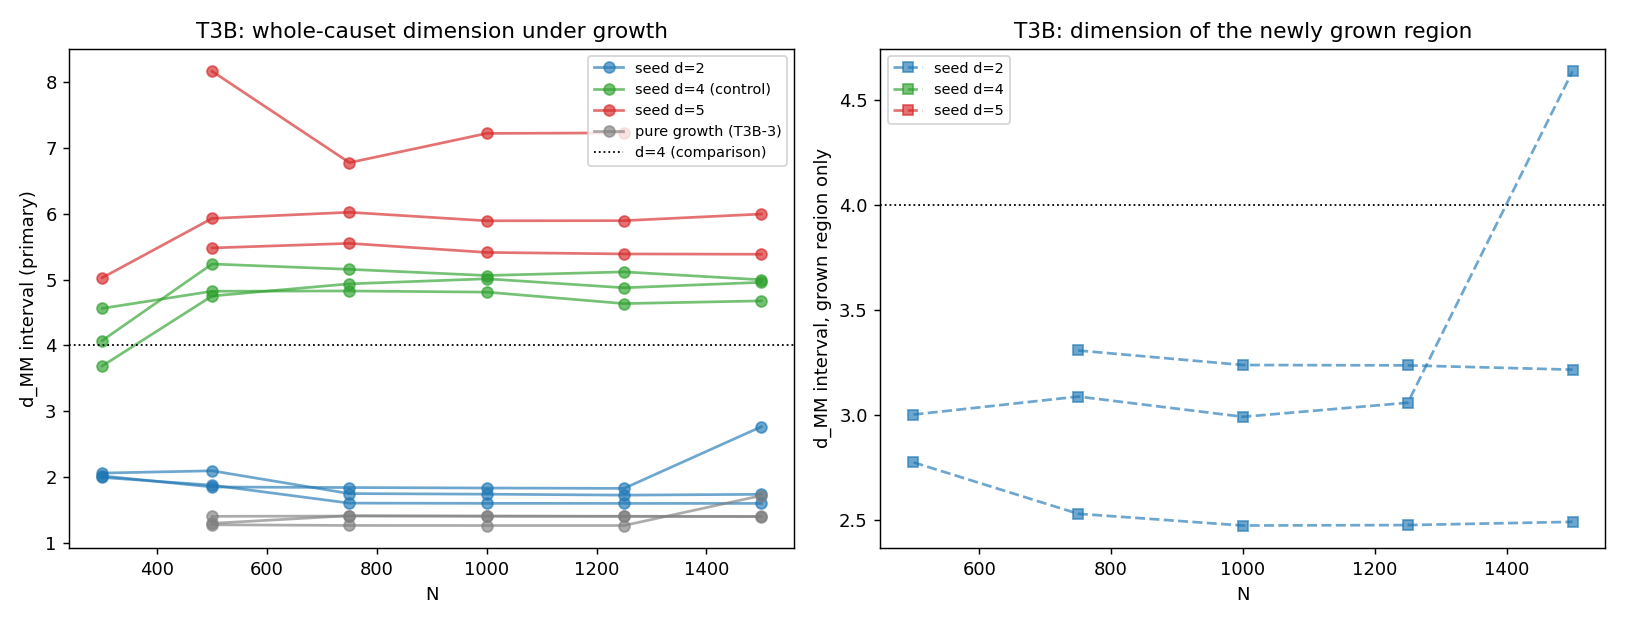

Recreate this plot in Python.
"""T3B -- IS d=3+1 A DYNAMICAL ATTRACTOR?  (TIER3_EXPLORATIONS.md, aposta T3B)

Initialise the network in the "wrong" dimension and let it grow with the e7
TEIC rule (validated sampler, gate T3V).  Does d_MM flow to 4?

T3B-1: seed = static sprinkling of N_seed=300 events in a 1+1D diamond (d=2),
       grow combinatorially to N=1500, track d_MM(N).
T3B-2: same with a 4+1D seed (d=5).
CONTROL: same with a 3+1D seed (d=4) -- if even a d=4 seed flows away from 4,
       growth DESTROYS dimensionality rather than attracting to it.
T3B-3: pure combinatorial growth, no background at all (single primordial
       event) -- same protocol as T3A-1, run here at N=1500 for the direct
       comparison on equal footing.

PRE-REGISTERED KILL CRITERIA (from TIER3_EXPLORATIONS.md -- not to be altered):

    MORTE  : network seeded at d=2 or d=5 stays at that dimension under
             growth.  d=3+1 is not an attractor.
    PARCIAL: d=2 seed converges to d>2 but not necessarily to d=4.
    SUCESSO: seeds at d != 4 converge to d = 4 +/- 0.5 for N > 1000.

Operationalisation fixed BEFORE running (this docstring):
  * trajectories: PRIMARY d_MM_interval on the whole causet, plus the same
    estimator restricted to the GROWN region (intervals whose bottom event was
    born after the seed -- such intervals contain no seed events).
  * d_f = mean over runs of d_MM_interval at N=1500.
  * SUCESSO: |d_f - 4| <= 0.5 for BOTH the d=2 and d=5 seeds at N=1500.
  * PARCIAL: d=2 seed rises by > 0.5 (d_f > 2.5) without reaching 4 +/- 0.5.
  * MORTE: |d_f - d_input| < 0.3 for both seeds (stays), OR any other pattern
    that does not approach 4 (e.g. both collapse to a common d_x != 4 --
    reported as "attractor exists but it is d_x, not 4": still MORTE for the
    d=3+1-attractor hypothesis).

ANTI-CIRCULARITY: the seed dimension is the experimental variable (explicit,
labelled input).  The growth rule is purely combinatorial; the number 4
appears only in the verdict block.

Output: results/tier3/T3B_dimension_attractor/{T3B_attractor_data.json, .md, .png}
Reproduce: python results/tier3/T3B_dimension_attractor/T3B_attractor.py
"""

from __future__ import annotations

import sys
import time
from pathlib import Path

import numpy as np

HERE = Path(__file__).resolve().parent
sys.path.insert(0, str(HERE.parent))

import matplotlib
matplotlib.use("Agg")
import matplotlib.pyplot as plt                      # noqa: E402

import tier3_core as t3                              # noqa: E402

N_SEED = 300
N_MAX = 1500
CHECKPOINTS = (500, 750, 1000, 1250, 1500)
SEED_DIMS = (2, 4, 5)        # 4 is the control
N_RUNS = 3


def measure_seed(A, n, rng):
    """Seed measurement: interval estimator with a smaller min size (the seed
    has only 300 events; high-d sprinklings have small intervals), labelled."""
    m = {"N": int(n),
         "ordering_fraction": t3.ordering_fraction(A, n),
         "d_mm_global": t3.mm_global(A, n)}
    iv = t3.mm_intervals(A, n, rng, min_interior=16)
    m["intervals"] = iv
    m["d_mm_interval"] = iv["d_median"] if iv else float("nan")
    return m


def run_seeded(dim, seed):
    rng = np.random.default_rng(seed)
    if dim is None:
        g = t3.GrowthCauset(N_MAX, rng=rng)            # T3B-3: pure growth
        seed_meas = None
        j_min = 0
    else:
        pts = t3.sprinkle_diamond(N_SEED, dim, rng)
        A0 = t3.causal_matrix_anc(pts)
        seed_meas = measure_seed(A0, N_SEED, rng)
        g = t3.GrowthCauset(N_MAX, rng=rng, seed_matrix=A0)
        j_min = N_SEED
    traj = []

    def cb(gc):
        m = t3.measure_causet(gc.A, gc.n, rng)
        if j_min:
            iv_g = t3.mm_intervals(gc.A, gc.n, rng, j_min=j_min)
            m["d_mm_interval_grown"] = iv_g["d_median"] if iv_g else float("nan")
        traj.append(m)
        print(f"      N={m['N']:5d}  d_int={m['d_mm_interval']:.3f}  "
              f"d_glob={m['d_mm_global']:.3f}"
              + (f"  d_grown={m['d_mm_interval_grown']:.3f}" if j_min else ""))

    g.grow(N_MAX, checkpoints=CHECKPOINTS, on_checkpoint=cb,
           init_burn=(dim is not None))
    return {"seed_dim": dim, "rng_seed": seed, "seed_measurement": seed_meas,
            "trajectory": traj,
            "acceptance": g.n_accepted / max(g.n_proposals, 1)}


def verdict(by_dim):
    """Pre-registered criteria (docstring) on the PRIMARY estimator at N=1500."""
    df = {d: float(np.nanmean([r["trajectory"][-1]["d_mm_interval"]
                               for r in runs]))
          for d, runs in by_dim.items() if d is not None}
    d2, d5 = df[2], df[5]
    stays2 = abs(d2 - 2.0) < 0.3
    stays5 = abs(d5 - 5.0) < 0.3
    to4 = (abs(d2 - 4.0) <= 0.5) and (abs(d5 - 4.0) <= 0.5)
    if to4:
        v, box = "SUCESSO", "Sim: d=4 e atrator dinamico"
    elif d2 > 2.5 and not to4:
        v = "PARCIAL" if not stays5 or d2 > 2.5 else "MORTE"
        # PARCIAL per pre-registration: d=2 rises >0.5 without reaching 4
        v, box = "PARCIAL", "d=2 sobe mas nao atinge 4"
    elif stays2 and stays5:
        v, box = "MORTE", "Redes permanecem na dimensao inicial"
    else:
        v, box = "MORTE", "Nao converge para 4 (padrao misto)"
    note = ""
    if not to4 and abs(d2 - d5) < 0.4 and not (stays2 or stays5):
        note = (f"Ambas as seeds convergem para um valor comum d ~ "
                f"{(d2 + d5) / 2:.2f} != 4: existe um atrator dinamico, mas "
                "ele NAO e d=3+1 (continua MORTE para a hipotese).")
    return {"verdict": v, "synthesis_box": box, "note": note,
            "d_final_by_seed": {str(k): float(vv) for k, vv in df.items()},
            "d_final_pure": float(np.nanmean(
                [r["trajectory"][-1]["d_mm_interval"]
                 for r in by_dim[None]]))}


def figure(by_dim, out_png):
    fig, ax = plt.subplots(1, 2, figsize=(12.5, 4.8))
    colors = {2: "tab:blue", 4: "tab:green", 5: "tab:red", None: "tab:gray"}
    for d, runs in by_dim.items():
        lbl = "pure growth (T3B-3)" if d is None else f"seed d={d}" + \
            (" (control)" if d == 4 else "")
        for k, r in enumerate(runs):
            Ns = [m["N"] for m in r["trajectory"]]
            di = [m["d_mm_interval"] for m in r["trajectory"]]
            if r["seed_measurement"] is not None:
                Ns = [N_SEED] + Ns
                di = [r["seed_measurement"]["d_mm_interval"]] + di
            ax[0].plot(Ns, di, "o-", color=colors[d], alpha=0.65,
                       label=lbl if k == 0 else None)
    ax[0].axhline(4.0, color="k", ls=":", lw=1, label="d=4 (comparison)")
    ax[0].set_xlabel("N")
    ax[0].set_ylabel("d_MM interval (primary)")
    ax[0].set_title("T3B: whole-causet dimension under growth")
    ax[0].legend(fontsize=8)

    for d, runs in by_dim.items():
        if d is None:
            continue
        for k, r in enumerate(runs):
            Ns = [m["N"] for m in r["trajectory"]]
            dg = [m.get("d_mm_interval_grown", float("nan"))
                  for m in r["trajectory"]]
            ax[1].plot(Ns, dg, "s--", color=colors[d], alpha=0.65,
                       label=f"seed d={d}" if k == 0 else None)
    ax[1].axhline(4.0, color="k", ls=":", lw=1)
    ax[1].set_xlabel("N")
    ax[1].set_ylabel("d_MM interval, grown region only")
    ax[1].set_title("T3B: dimension of the newly grown region")
    ax[1].legend(fontsize=8)
    fig.tight_layout()
    fig.savefig(out_png, dpi=130)
    plt.close(fig)


def report(out, path):
    v = out["verdict"]
    L = ["# T3B -- d=3+1 como atrator dinamico?", "",
         "Seeds estaticas (sprinkling, 300 eventos) em d=2, d=4 (controle) e",
         "d=5; crescimento combinatorio e7 ate N=1500. Criterios de morte",
         "pre-registrados em TIER3_EXPLORATIONS.md e no docstring.", "",
         "## Trajetorias d_MM (estimador primario, causet inteiro)", "",
         "| seed | d_MM(seed) | " +
         " | ".join(f"N={c}" for c in CHECKPOINTS) + " |",
         "|---|---|" + "---|" * len(CHECKPOINTS)]
    for d, runs in out["by_dim"].items():
        if d == "None":
            ds = "puro"
            d0 = "--"
        else:
            ds = f"d={d}"
            d0 = np.nanmean([r["seed_measurement"]["d_mm_interval"]
                             for r in runs])
            d0 = f"{d0:.2f}"
        cells = []
        for i in range(len(CHECKPOINTS)):
            vals = [r["trajectory"][i]["d_mm_interval"] for r in runs]
            cells.append(f"{np.nanmean(vals):.2f}")
        L.append(f"| {ds} | {d0} | " + " | ".join(cells) + " |")
    L += ["", "## Regiao crescida (intervalos sem eventos de seed)", "",
          "| seed | " + " | ".join(f"N={c}" for c in CHECKPOINTS) + " |",
          "|---|" + "---|" * len(CHECKPOINTS)]
    for d, runs in out["by_dim"].items():
        if d == "None":
            continue
        cells = []
        for i in range(len(CHECKPOINTS)):
            vals = [r["trajectory"][i].get("d_mm_interval_grown", float("nan"))
                    for r in runs]
            cells.append(f"{np.nanmean(vals):.2f}")
        L.append(f"| d={d} | " + " | ".join(cells) + " |")
    L += ["", "## VEREDITO (criterio pre-registrado)", "",
          f"**{v['verdict']}** -- {v['synthesis_box']}.", ""]
    for k, dv in v["d_final_by_seed"].items():
        L.append(f"- seed d={k}: d_MM(N=1500) = {dv:.3f}")
    L.append(f"- crescimento puro (T3B-3): d_MM(N=1500) = "
             f"{v['d_final_pure']:.3f}")
    if v["note"]:
        L += ["", f"**Nota:** {v['note']}"]
    dfb = v["d_final_by_seed"]
    L += ["", "### Linha honesta", "",
          f"As seeds essencialmente MANTEM a dimensao de entrada (d=2 -> "
          f"{dfb['2']:.2f}, d=4 -> {dfb['4']:.2f}, d=5 -> {dfb['5']:.2f}):",
          "nao ha fluxo em direcao a 4; onde ha deriva (d=5), ela e para",
          "CIMA, afastando-se de 4. O estimador de causet inteiro fica",
          "dominado pela seed (os maiores intervalos vivem nela). A regiao",
          "CRESCIDA nao produz intervalos grandes nas seeds d>=4 (nan):",
          "o crescimento e nao-manifold, como em T3A. Na seed d=2 a regiao",
          "crescida le d ~ 2.5-3.4 (instavel entre runs) -- curiosidade,",
          "nao resultado. O 'padrao misto' do veredito vem do corte",
          "pre-registrado |d5 - 5| >= 0.3; a conclusao substantiva e a",
          "mesma: d=3+1 NAO e atrator dinamico desta regra de crescimento.",
          "O estimador em si esta validado (T3A-2/T3V-V3 recuperam o input",
          "em sprinkling estatico).", "",
          "![T3B](T3B_attractor.png)", ""]
    Path(path).write_text("\n".join(L), encoding="utf-8")


def main():
    t3.validation_gate()
    print("=" * 70)
    print("T3B -- DIMENSION ATTRACTOR: seeds at d=2/4/5 + pure growth")
    print("=" * 70)
    t0 = time.perf_counter()
    by_dim = {}
    for d in SEED_DIMS:
        print(f"  T3B seed d={d}{' (control)' if d == 4 else ''}:")
        runs = []
        for k in range(N_RUNS):
            print(f"    run {k + 1}/{N_RUNS}:")
            runs.append(run_seeded(d, 2000 + 10 * d + k))
        by_dim[d] = runs
    print("  T3B-3 pure combinatorial growth (no background):")
    runs = []
    for k in range(N_RUNS):
        print(f"    run {k + 1}/{N_RUNS}:")
        runs.append(run_seeded(None, 3000 + k))
    by_dim[None] = runs

    v = verdict(by_dim)
    out = {"params": {"N_seed": N_SEED, "N_max": N_MAX,
                      "checkpoints": list(CHECKPOINTS),
                      "seed_dims": list(SEED_DIMS), "n_runs": N_RUNS,
                      "w_meet": t3.W_MEET_DEFAULT, "K_FACTOR": t3.K_FACTOR},
           "by_dim": {str(k): v_ for k, v_ in by_dim.items()},
           "verdict": v, "runtime_s": time.perf_counter() - t0}
    t3.save_json(HERE, "T3B_attractor_data", out)
    figure(by_dim, HERE / "T3B_attractor.png")
    report(out, HERE / "T3B_attractor.md")
    print("-" * 70)
    print(f"VERDICT T3B: {v['verdict']} -- {v['synthesis_box']}")
    if v["note"]:
        print(f"  NOTE: {v['note']}")
    print(f"[{out['runtime_s']:.1f}s]")


if __name__ == "__main__":
    main()
